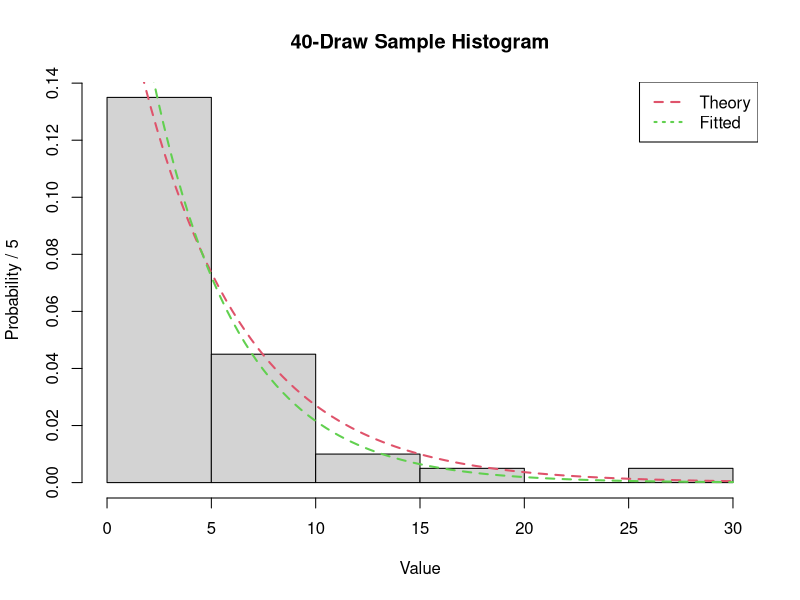
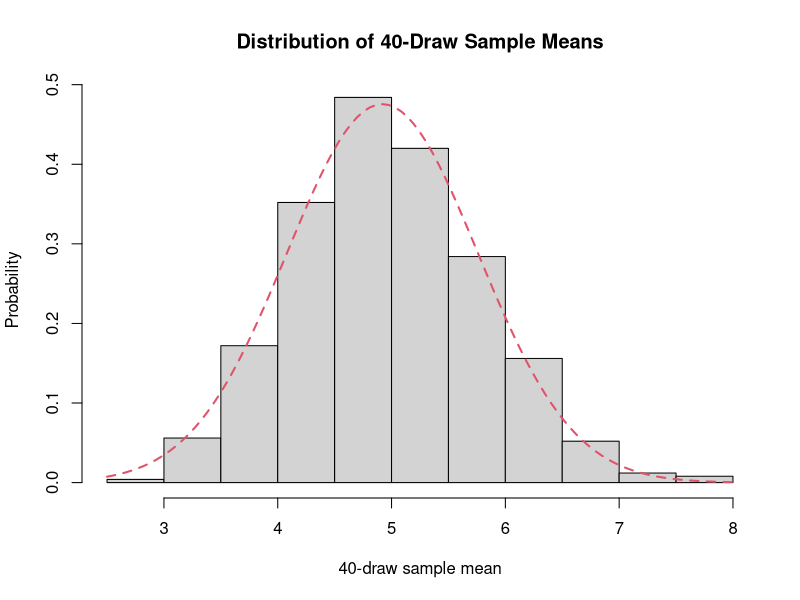
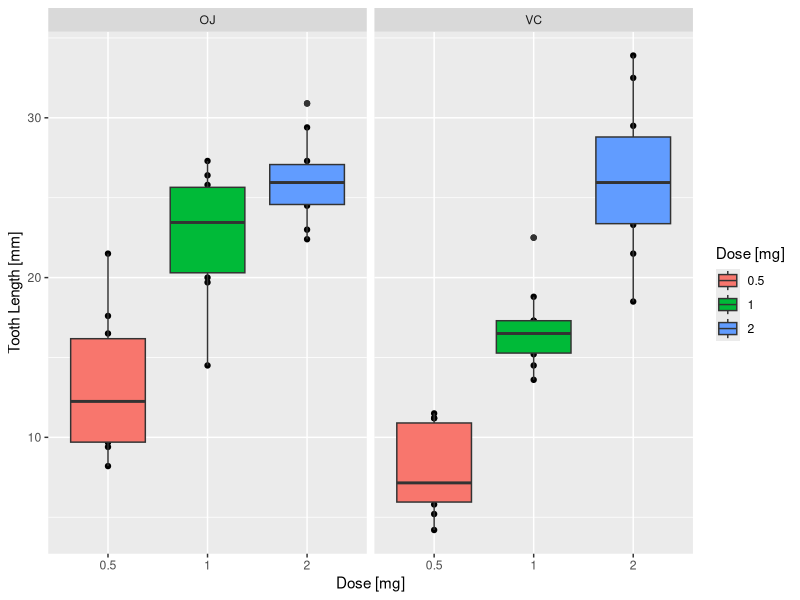

Write the R code that produced these figures, in order.
## ---- chunk 1
knitr::opts_chunk$set(options(scipen=999))
## ---- chunk 2
library(dplyr)
library(ggplot2)
## ---- chunk 3
set.seed(15041707)
## ---- chunk 4
lambda <- 0.2
theoryMeanSD <- 1/lambda
expSample <- rexp(40, rate = lambda)
## ---- chunk 5
expMean <- mean(expSample)
expSD <- sd(expSample)
## ---- chunk 6
expMeanDiff <- 100*(theoryMeanSD-expMean)/theoryMeanSD
expSDDiff <- 100*(theoryMeanSD-expSD)/theoryMeanSD
## ---- chunk 7
# Calculate the number of breaks needed to span the sample with bins of width 1/lambda = 5
# Then create the histogram
histBreaks <- c((1:ceiling(max(expSample)/5 + 1))*5)-5 
expHist <- hist(expSample, prob=TRUE, main = "40-Draw Sample Histogram", xlab = "Value", ylab = "Probability / 5", breaks = histBreaks)
#Fit the histogram to exponential function, extract the fitted rate paramter
histDF <- data.frame(xval = expHist$mids, yval = expHist$density)
expFit <- nls(formula = yval ~ beta*exp(-beta * xval), data = histDF, start = list(beta = .2))
lambdaFit <- summary(expFit)$parameters[1,1]
#Add Theory and Fitted curves to histogram
curve(dexp(x, rate = 0.2), col = 2, lty = 2, lwd = 2, add = TRUE) #Theory
curve(dexp(x, rate = lambdaFit), col = 3, lty = 2, lwd = 2, add = TRUE) #Fitted
legend("topright", c("Theory", "Fitted"), col=c(2, 3), lwd=c(2,2), lty = c(2, 3))
## ---- chunk 8
# Calculate means of 1000 40-draw samples from exp function and create a histogram
mns = NULL
for (i in 1 : 1000) mns = c(mns, mean(rexp(40, rate = lambda)))
normHist <- hist(mns, prob=TRUE, xlab="40-draw sample mean", ylab="Probability", main="Distribution of 40-Draw Sample Means")
# Fit Histogram to a normal function and overlay the fitted function on the histogram
normHistDF <- data.frame(xval = normHist$mids, yval = normHist$density)
normFit <- nls( formula = yval ~ (1/(2*pi*sigma^2)^.5)*exp(-(xval-mu)^2/(2*sigma^2)), start=c(mu=theoryMeanSD,sigma=theoryMeanSD/sqrt(40)) , data = normHistDF)
fitParams <- summary(normFit)$parameters[,1:2]
fitParams
curve(dnorm(x, mean = fitParams[["mu",1]], sd = fitParams[["sigma",1]] ), col = 2, lty = 2, lwd = 2, add = TRUE) #Theory
## ---- chunk 9
head(ToothGrowth)
summary(ToothGrowth$len)
levels(ToothGrowth$supp)
as.numeric(levels(as.factor(ToothGrowth$dose)))
qplot(x=as.factor(dose), y=len, data=ToothGrowth, facets=~supp, xlab="Dose [mg]", ylab="Tooth Length [mm]") +
  geom_boxplot(aes(fill = as.factor(dose))) +
  scale_fill_discrete(name="Dose [mg]")
## ---- chunk 10
groupOJ <- ToothGrowth[ToothGrowth$supp=="OJ",1]
groupVC <- ToothGrowth[ToothGrowth$supp=="VC",1]
testResults <- t.test(groupOJ, groupVC, alternative="greater")
## ---- chunk 11
group0p5 <- ToothGrowth[ToothGrowth$dose==0.5,1]
group1 <- ToothGrowth[ToothGrowth$dose==1,1]
group2 <- ToothGrowth[ToothGrowth$dose==2,1]
test_0p5v1 <- t.test(group1, group0p5, alternative="greater")
test_1v2 <- t.test(group2, group1, alternative="greater")
